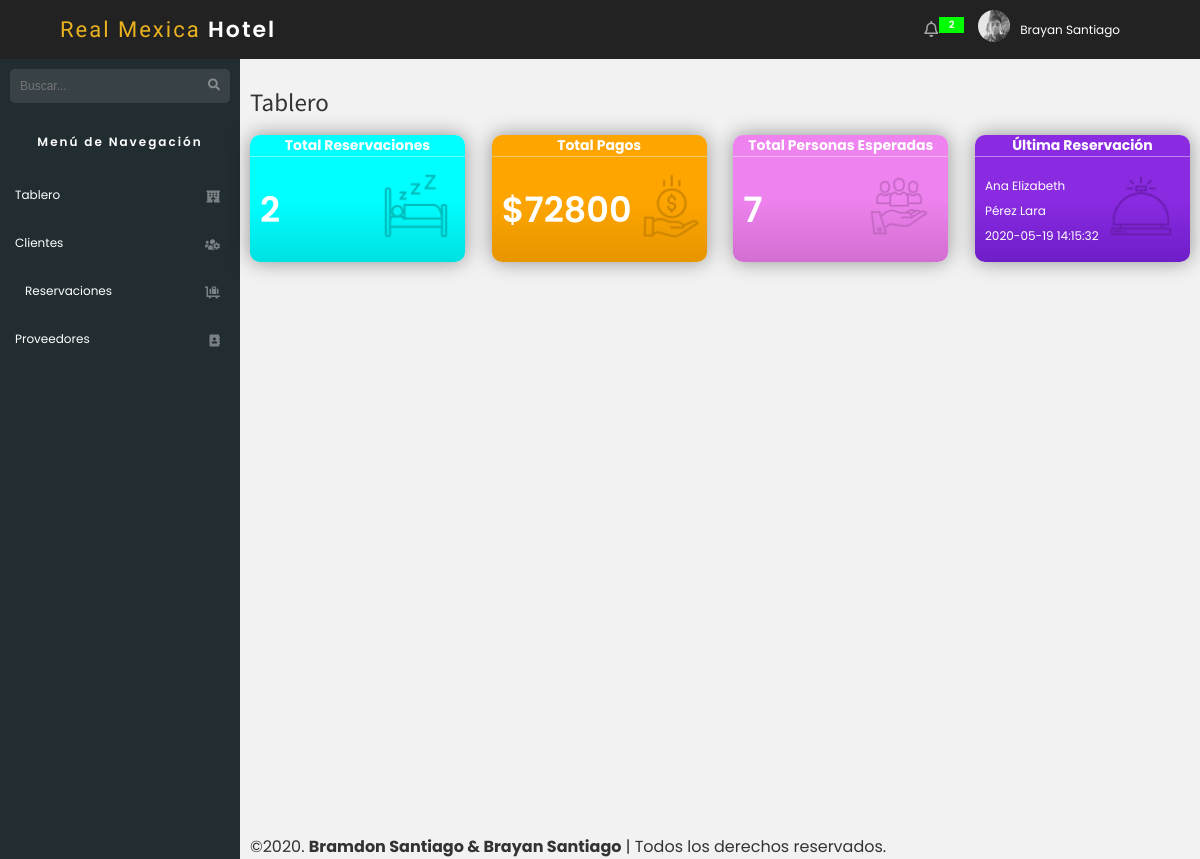
/administracion.php (signed in), run on the app's committed database.
### tables this page shows
CREATE TABLE IF NOT EXISTS `reservaciones` (
  `num_reservacion` int(10) UNSIGNED NOT NULL AUTO_INCREMENT,
  `nombre_cliente` varchar(25) NOT NULL,
  `apellidos_cliente` varchar(25) NOT NULL,
  `email_cliente` varchar(45) NOT NULL,
  `telefono_cliente` varchar(10) NOT NULL,
  `id_habitacion` tinyint(3) UNSIGNED NOT NULL,
  `numero_personas` tinyint(3) UNSIGNED NOT NULL,
  `total` int(10) UNSIGNED NOT NULL,
  `fecha_reservacion` datetime NOT NULL,
  `fecha_llegada` date NOT NULL,
  `fecha_salida` date NOT NULL,
  PRIMARY KEY (`num_reservacion`),
  KEY `id_habitacion` (`id_habitacion`)
);

### administracion.php (the view, shortened to what this page needs)
<?php
    include_once 'includes/templates/admin.php';
?>
        <main>
            <div>
                <h1 class="titulo-principal">Tablero</h1>
                <div class="etiquetas">
                    <?php
                        try {
                            require_once('includes/functions/bd_conexion.php');
                            $sql = "SELECT COUNT(num_reservacion) FROM reservaciones";
                            $sql2 = "SELECT SUM(total) FROM reservaciones";
                            $sql3 = "SELECT SUM(numero_personas) FROM reservaciones";
                            $sql4 = "SELECT *FROM reservaciones order by num_reservacion desc limit 1";
                            $resultado = $conn -> query($sql);
                            $resultado2 = $conn -> query($sql2);
                            $resultado3 = $conn -> query($sql3);
                            $resultado4 = $conn -> query($sql4);
                        } catch(Exception $e) {
                            echo $e -> getMessage();
                        }
                    ?>
                    <?php
                       $total_reservaciones = $resultado -> fetch_assoc();
                       $total_pagos = $resultado2 -> fetch_assoc();
                       $total_personas_esperadas = $resultado3 -> fetch_assoc();
                       $ultima_reservacion = $resultado4 -> fetch_assoc();
                    ?>
                    <div class="etiqueta primera">
                        <h2>Total Reservaciones</h2>
                        <div class="contenido">
                            <div class="dato">
                                <span class="numero"><?php echo $total_reservaciones['COUNT(num_reservacion)'];?></span>
                            </div>
                            <div class="thumb">
                            <img src="img/thumb-numero-reservaciones.png" alt="">
                            </div>
                        </div>
                    </div>
                    <div class="etiqueta segunda">
                        <h2>Total Pagos</h2>
                        <div class="contenido">
                            <div class="dato">
                                <span class="numero">$<?php echo $total_pagos['SUM(total)'];?></span>
                            </div>
                            <div class="thumb">
                            <img src="img/thumb-numero-pagos.png" alt="">
                            </div>
                        </div>
                    </div>
                    <div class="etiqueta tercera">
                        <h2>Total Personas Esperadas</h2>
                        <div class="contenido">
                            <div class="dato">
                                <span class="numero"><?php echo $total_personas_esperadas['SUM(numero_personas)'];?></span>
                            </div>
                            <div class="thumb">
                            <img src="img/thumb-numero-personas.png">
                            </div>
                        </div>
                    </div>
                    <div class="etiqueta cuarta">
                        <h2>Última Reservación</h2>
                        <div class="contenido">
                            <div class="dato" style="text-align: left;">
                                <span class="datos-ultima-reservacion"><?php echo $ultima_reservacion['nombre_cliente'];?></span><br>
                                <span class="datos-ultima-reservacion"><?php echo $ultima_reservacion['apellidos_cliente'];?></span><br>
                                <span class="datos-ultima-reservacion"><?php echo $ultima_reservacion['fecha_reservacion'];?></span>
                            </div>
                            <div class="thumb">
                            <img src="img/thumb-ultima-reservacion.png">
                            </div>
                        </div>
                    </div>
                </div>
            </div>
            <footer>
                <p>©2020. <strong>Bramdon Santiago & Brayan Santiago</strong> | Todos los derechos reservados.</p>
            </footer>
        </main>
    </div>
</body>
</html>

### includes/templates/admin.php (shortened to what this page needs)
<!DOCTYPE html>
<html lang="es">
<head>
    <link rel="stylesheet" href="css/stylesadmin.css">
    <link href="css/all.min.css" rel="stylesheet">
</head>
<body>
    <?php
        try {
            require_once('includes/functions/bd_conexion.php');
            $sql_clientes = "SELECT COUNT(id_cliente) FROM clientes";
            $resultado_clientes = $conn -> query($sql_clientes);
        } catch (Exception $e) {
            echo $e -> getMessage();
        }
    ?>
    <?php
        $total_clientes = $resultado_clientes -> fetch_assoc();
    ?>
    <header>
        <div class="contenedor">
            <nav>
                <p class="logo"><a href="administracion">Real Mexica <span class="iniciales">Hotel</span></a></p>
                <div class="perfil">
                    <div class="notificaciones">
                        <i class="icono-notificacion far fa-bell"></i>
                        <div class="cuadro-notificacion"><?php echo $total_clientes['COUNT(id_cliente)'];?></div>
                    </div>
                    <div class="foto">
                        <img src="img/<?php echo $_SESSION['fotografia'];?>">
                    </div>
                    <div class="nombre">
                        <p><?php echo $_SESSION['usuario'];?></p>
                    </div>
                </div>
            </nav>
        </div>
    </header>
    <div class="main">
        <aside>
             <div class="buscar">
                <input type="text" placeholder="Buscar...">
                <i class="icono fas fa-search"></i>
             </div>
             <div class="titulo-menu-navegacion">
                 <h2>Menú de Navegación</h2>
             </div>
             <div class="enlaces">
                <a href="administracion">Tablero</a>
                <i class="icono fas fa-hotel"></i>
             </div>
             <div class="enlaces">
                <a href="clientes">Clientes</a>
                <i class="icono fas fa-users-cog"></i>
             </div>
             <div class="enlaces relacion-interna">
                <a href="reservaciones">Reservaciones</a>
                <i class="icono fas fa-luggage-cart"></i>
             </div>
             <div class="enlaces">
                <a href="proveedores">Proveedores</a>
                <i class="icono fas fa-address-book"></i>
             </div>
        </aside>

### css/stylesadmin.css (style rules this page uses)
html { box-sizing: border-box; }
*, *:before, *:after { box-sizing: inherit; }
.contenedor { max-width: 1280px; width: 90%; margin: 0 auto; }
body { margin: 0; padding: 0; font-family: 'Poppins', sans-serif; }
img { width: 100%; max-width: 100%; }
p { margin: 0; }
a { color: #333; text-decoration: none; display: inline-block; }
header { background: #222; }
header nav { color: white; text-align: center; }
@media screen and (min-width: 768px) { header nav { display: flex; align-items: center; justify-content: space-between; } }
.logo { font-family: 'Galada', cursive; font-size: 22px; letter-spacing: 2px; margin-bottom: 20px; }
.logo a { color: #e9b21e; }
@media screen and (min-width: 768px) { .logo { margin-bottom: 0; } }
.logo .iniciales { color: white; font-family: 'Poppins', sans-serif; font-weight: 600; }
.notificaciones { position: relative; margin-left: 40px; }
@media screen and (min-width: 768px) { .notificaciones { margin-right: 40px; margin-left: 0; } }
.icono-notificacion { color: rgba(255, 255, 255, .6); }
.cuadro-notificacion { position: absolute; top: 0; left: 15px; background: lime; width: 25px; height: 16px; font-size: 10px; font-weight: 600; }
.perfil { display: flex; align-items: center; padding: 10px 20px; transition: all .6s ease; }
@media screen and (min-width: 768px) { .perfil { cursor: pointer; } }
.foto { width: 32px; margin: 0 auto; margin-right: 10px; }
.foto img { width: 32px; height: 32px; border-radius: 50%; }
.nombre { font-size: 12px; }
.main { position: relative; }
@media screen and (min-width: 768px) { .main { display: flex; } }
aside { background: #222d32; flex: 0 0 20%; color: white; display: none; }
@media screen and (min-width: 768px) { aside { display: block; } }
.buscar { margin-bottom: 20px; padding: 10px; }
aside input[type='text'] { background: none; outline: none; border: none; background: rgba(255, 255, 255, .1); padding: 10px; border-radius: 5px; width: 100%; display: block; color: white; transition: all .6s ease; font-size: 12px; }
aside::placeholder { color: rgba(255, 255, 255, .4); }
div.buscar { position: relative; }
.icono { position: absolute; top: 0; right: 0; padding: 20px; font-size: 12px; color: rgba(255, 255, 255, .4); }
.titulo-menu-navegacion { text-align: center; margin-bottom: 20px; }
.titulo-menu-navegacion h2 { font-size: 12px; letter-spacing: 2px; font-weight: 600; }
.enlaces { color: white; transition: all .6s ease; }
.enlaces.relacion-interna { padding: 0 10px; }
.enlaces a { color: white; padding: 15px; display: block; font-size: 12px; }
.enlaces { position: relative; }
main { background: #F2F2F2; flex: 0 0 80%; padding: 10px; min-height: 100vh; position: relative; }
.titulo-principal { font-size: 25px; color: #333; font-weight: normal; font-family: 'Source Sans Pro', sans-serif; }
.etiquetas { color: white; }
@media screen and (min-width: 768px) { .etiquetas { display: flex; justify-content: space-between; color: white; flex-wrap: wrap; } }
.etiquetas h2 { font-size: 14px; margin: 0; border-bottom: 1px solid rgba(255, 255, 255, .4); }
.etiqueta { text-align: center; flex: 0 0 calc(25% - 20px); width: 80%; margin: 0 auto; border-radius: 10px; margin-bottom: 20px; box-shadow: 0 0 20px 0 rgba(0, 0, 0, .4); }
.etiqueta:last-of-type { margin-bottom: 90px; }
@media screen and (min-width: 768px) { .etiqueta { margin-bottom: 0; } }
@media screen and (min-width: 768px) { .etiqueta:last-of-type { margin-bottom: 0; } }
.thumb img { transition: all 2s ease; transform: scale(.8); }
@media screen and (min-width: 768px) { .etiqueta { margin: 0; } }
.etiqueta.primera { background: linear-gradient(180deg, rgba(0,255,255,1) 50%, rgba(0,225,225,1) 100%); }
.etiqueta.segunda { background: linear-gradient(180deg, rgba(255,165,0,1) 50%, rgba(230,150,0,1) 100%); }
.etiqueta.tercera { background: linear-gradient(180deg, rgba(238,130,238,1) 50%, rgba(210,110,210,1) 100%); }
.etiqueta.cuarta { background: linear-gradient(180deg, rgba(138,43,226,1) 50%, rgba(110,30,200,1) 100%); }
.etiqueta .contenido { display: flex; align-items: center; justify-content: space-between; padding: 10px; }
.contenido span.numero { font-size: 35px; font-weight: 600; }
.datos-ultima-reservacion { font-size: 12px; }
.thumb { flex: 0 0 40%; }
footer { color: #333; position: absolute; bottom: 0; }

### data on the page
reservaciones: nombre_cliente "Ana Elizabeth", apellidos_cliente "Pérez Lara", fecha_reservacion "2020-05-19 14:15:32"

### other printed values
$total_clientes['COUNT(id_cliente)'] "2"
$_SESSION['usuario'] "Brayan Santiago"
$total_reservaciones['COUNT(num_reservacion)'] "2"
$total_pagos['SUM(total)'] "72800"
$total_personas_esperadas['SUM(numero_personas)'] "7"
